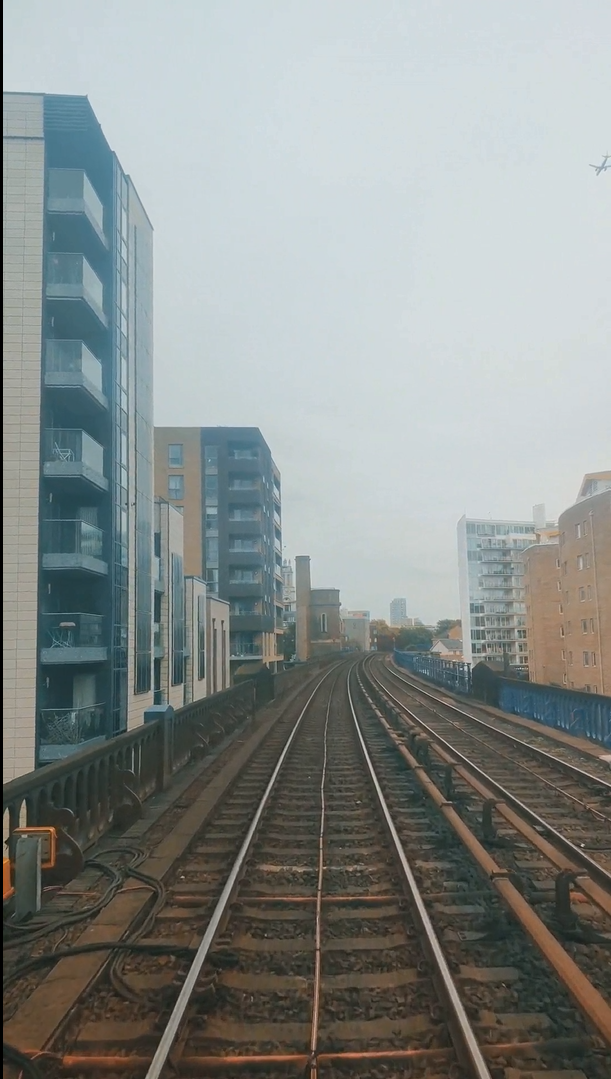
#> input picture Rail_Lanes_Detection/Test/sample.png, 611 x 1079 px, found by its file name
$ jupyter execute OpenCV_approach.ipynb   (shell and % lines are left out)
#> lines starting #> are read from the running program, lines starting #| are printed output that depends on the picture; after the words box and inside, x2 and y2 are one past the last pixel; in counts of white or black regions, pixels touching at a corner belong together
[cell 1]
import numpy as np
import pandas as pd
import cv2
#from google.colab.patches import cv2_imshow
# Libraries needed to edit/save/watch video clips
from moviepy import editor
import moviepy

[cell 2]
def process_video(test_video, output_video):
    """
    Read input video stream and produce a video file with detected lane lines.
    Parameters:
        test_video: location of input video file
        output_video: location where output video file is to be saved
    """
    # read the video file using VideoFileClip without audio
    input_video = editor.VideoFileClip(test_video, audio=False)
    fps = input_video.fps if input_video.fps is not None else 30
    # apply the function "frame_processor" to each frame of the video
    # will give more detail about "frame_processor" in further steps
    # "processed" stores the output video
    processed = input_video.fl_image(frame_processor)
    # save the output video stream to an mp4 file
    processed.write_videofile(output_video, audio=False, fps=fps)

[cell 3]
# [33 lines left out: function frame_processor, not called in this run]

[cell 4]
# [30 lines left out: function region_selection, not called in this run]

[cell 5]
def hough_transform(image):
    """
    Determine and cut the region of interest in the input image.
    Parameter:
        image: grayscale image which should be an output from the edge detector
    """
    # Distance resolution of the accumulator in pixels.
    rho = 5  # Here one means it will check every possible line at each pixel
    # Angle resolution of the accumulator in radians.
    theta = np.pi/180  # means one degree
    # Only lines that are greater than threshold will be returned.
    threshold = 100
    # Line segments shorter than that are rejected.
    minLineLength = 50
    # Maximum allowed gap between points on the same line to link them
    maxLineGap = 500
    # function returns an array containing dimensions of straight lines
    # appearing in the input image
    return cv2.HoughLinesP(image, rho = rho, theta = theta, threshold = threshold,
                           minLineLength = minLineLength, maxLineGap = maxLineGap)

[cell 6]
def average_slope_intercept(lines):
    """
    Find the slope and intercept of the left and right lanes of each image.
    Parameters:
        lines: output from Hough Transform
    """

    if lines is None:
        return None, None

    left_lines    = [] #(slope, intercept)
    left_weights  = [] #(length,)
    right_lines   = [] #(slope, intercept)
    right_weights = [] #(length,)


    for line in lines:
        for x1, y1, x2, y2 in line:
            if x1 == x2:
                continue # ignore a vertical line
            # calculating slope of a line
            slope = (y2 - y1) / (x2 - x1)
            # calculating intercept of a line
            intercept = y1 - (slope * x1)
            # calculating length of a line
            length = np.sqrt(((y2 - y1) ** 2) + ((x2 - x1) ** 2))
            # slope of left lane is negative and for right lane slope is positive
            if slope < 0:
                left_lines.append((slope, intercept))
                left_weights.append((length))
            else:
                right_lines.append((slope, intercept))
                right_weights.append((length))
    #
    left_lane  = np.dot(left_weights,  left_lines) / np.sum(left_weights)  if len(left_weights) > 0 else None
    right_lane = np.dot(right_weights, right_lines) / np.sum(right_weights) if len(right_weights) > 0 else None
    return left_lane, right_lane

def pixel_points(y1, y2, line):
    """
    Converts the slope and intercept of each line into pixel points.
        Parameters:
            y1: y-value of the line's starting point.
            y2: y-value of the line's end point.
            line: The slope and intercept of the line.
    """

    if line is None:
        x1 = x2 = y1 = y2 = None
        return None
    slope, intercept = line
    if slope == 0:
        x1 = x2 = None

    else:
        try:
            x1 = int((y1 - intercept) / slope)
            x2 = int((y2 - intercept) / slope)
        except OverflowError:
            # Handle the OverflowError if it occurs
            x1 = x2 = None

    y1 = int(y1)
    y2 = int(y2)

    return ((x1, y1), (x2, y2))

def lane_lines(image, lines):
    """
    Create full lenght lines from pixel points.
        Parameters:
            image: The input test image.
            lines: The output lines from Hough Transform.
    """
    left_lane, right_lane = average_slope_intercept(lines)
    """The values of y1 and y2 help in defining the length and position of the lane lines.
    They are used to convert the slope and intercept of the detected lane lines into pixel coordinates for drawing."""
    y1 = image.shape[0]
    y2 = y1 * 0.6
    left_line  = pixel_points(y1, y2, left_lane)
    right_line = pixel_points(y1, y2, right_lane)
    return left_line, right_line


def draw_lane_lines(image, lines, color=[255, 0, 0], thickness=12):
    """
    Draw lines onto the input image.
        Parameters:
            image: The input test image (video frame in our case).
            lines: The output lines from Hough Transform.
            color (Default = red): Line color.
            thickness (Default = 12): Line thickness.
    """
    line_image = np.zeros_like(image)
    if lines is not None:
        for line in lines:
            if line is not None:
                cv2.line(line_image, *line,  color, thickness)
    return cv2.addWeighted(image, 1.0, line_image, 1.0, 0.0)

[cell 7]
process_video('try.mp4','outputfinal.mp4')
#> (the call stopped at in process_video, `input_video = editor.VideoFileClip(test_video, audio=False)`: moviepy is not available in this run)

[cell 8]
image_path ="Rail Lanes Detection\sample.png"
image = cv2.imread(image_path)
#> image is the input picture: shape (1079, 611, 3); mean B, G, R 139.3, 141.5, 136
grayscale = cv2.cvtColor(image, cv2.COLOR_BGR2GRAY)
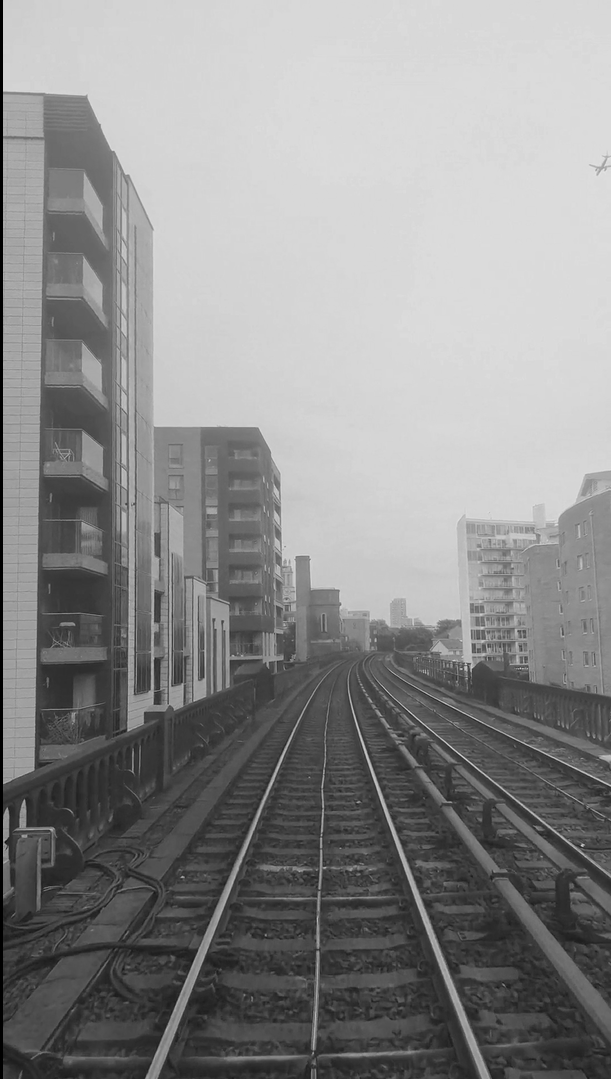
#> grayscale: shape (1079, 611); min 0, max 228, mean 139.6
    # applying gaussian Blur which removes noise from the image
    # and focuses on our region of interest
    # size of gaussian kernel
cv2.imshow(grayscale, grayscale)
  # Wait until a key is pressed and close all windows
cv2.waitKey(0)
cv2.destroyAllWindows()
kernel_size = 5
    # Applying gaussian blur to remove noise from the frames
blur = cv2.GaussianBlur(grayscale, (kernel_size, kernel_size), 8)
cv2.imshow(blur, blur)
    # first threshold for the hysteresis procedure
low_t = 150
    # second threshold for the hysteresis procedure
high_t = 250
    # applying canny edge detection and save edges in a variable
edges = cv2.Canny(blur, low_t, high_t)
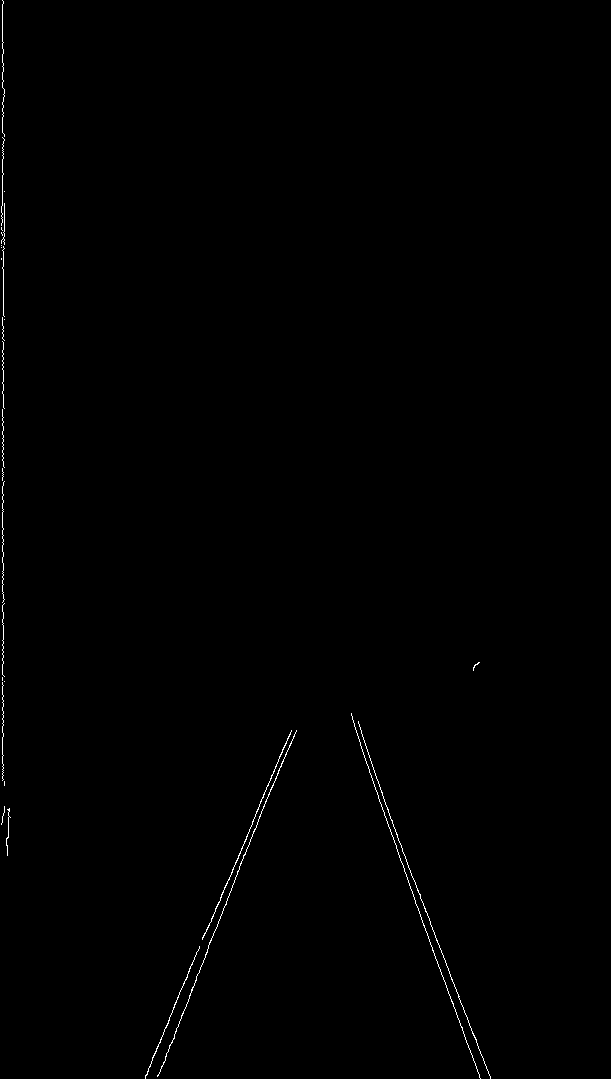
#> edges: shape (1079, 611); 0.37% white in thin lines or dots, all inside (x1, y1, x2, y2) = (1, 0, 491, 1079)
cv2.imshow(edges,edges)
edges.shape
#> Out = (1079, 611)

[cell 9]
def region_selection2(image):
    """
    Determine and cut the region of interest in the input image.
    Parameters:
        image: we pass here the output from canny where we have
        identified edges in the frame
    """
    # create an array of the same size as of the input image
    mask = np.zeros_like(image)
    # if you pass an image with more then one channel
    if len(image.shape) > 2:
        channel_count = image.shape[2]
        ignore_mask_color = (255,) * channel_count
    # our image only has one channel so it will go under "else"
    else:
          # color of the mask polygon (white)
        ignore_mask_color = 255
    # creating a polygon to focus only on the road in the picture
    # we have created this polygon in accordance to how the camera was placed
    rows, cols = image.shape[:2]
#> rows = 1079; cols = 611
    bottom_left  = [cols * 0.28, rows * 1]
#> bottom_left = [171.1, 1079]
    top_left     = [cols * 0.4, rows * 0.5]
#> top_left = [244.4, 539.5]
    bottom_right = [cols * 0.75 , rows * 1]
#> bottom_right = [458.2, 1079]
    top_right    = [cols * 0.6 , rows * 0.5]
#> top_right = [366.6, 539.5]
    vertices = np.array([[bottom_left, top_left, top_right, bottom_right]], dtype=np.int32)
    # filling the polygon with white color and generating the final mask
    cv2.fillPoly(mask, vertices, ignore_mask_color)
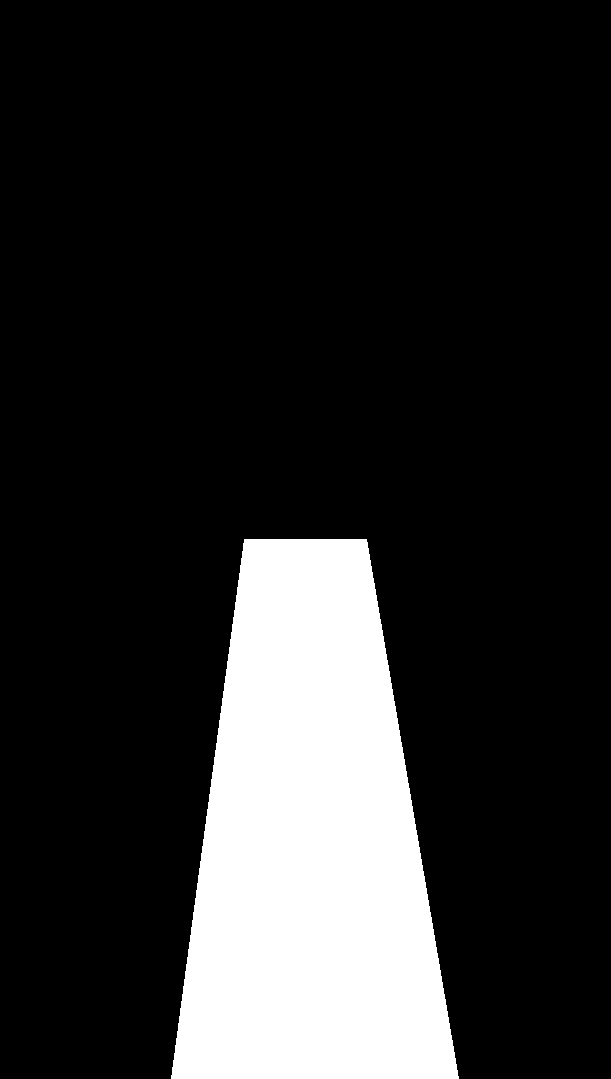
#> mask: shape (1079, 611); 16.8% white; 1 white region, box (x1, y1, x2, y2) and area: (171, 539, 459, 1079) 110970
    cv2.imshow(mask, mask)
    # performing Bitwise AND on the input image and mask to get only the edges on the road
    masked_image = cv2.bitwise_and(image, mask)
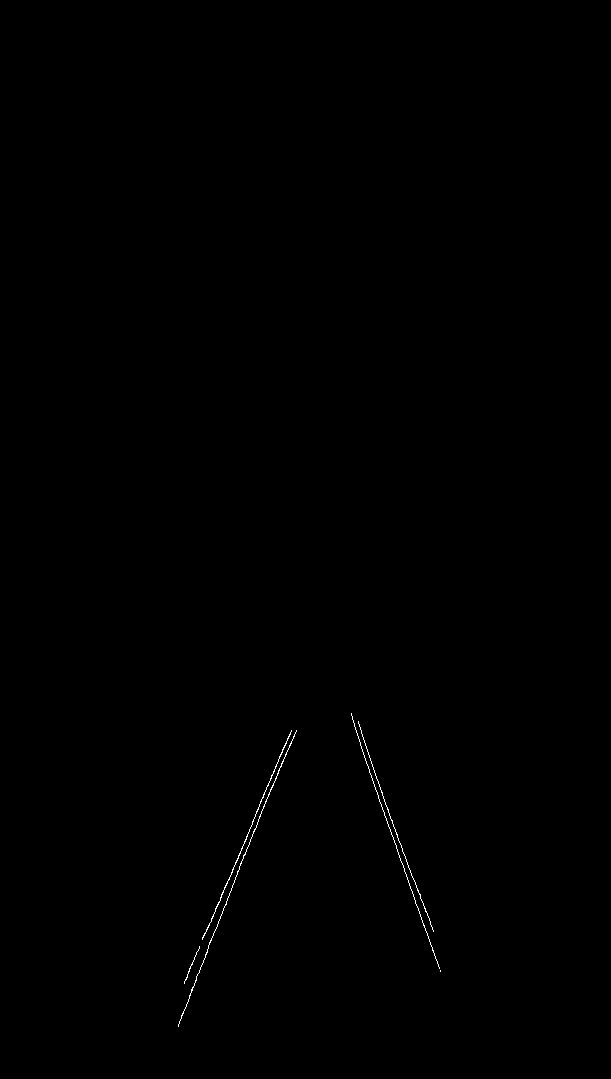
#> masked_image: shape (1079, 611); 0.17% white in thin lines or dots, all inside (x1, y1, x2, y2) = (178, 713, 441, 1027)
    cv2.imshow(masked_image, masked_image)
    return masked_image

[cell 10]
region = region_selection2(edges)

[cell 11]
h2 = hough_transform(region)
#> h2 = [[184, 982, 291, 730], [178, 1024, 287, 740], [351, 713, 438, 966], [178, 1026, 291, 731], [360, 745, 420, 895], [233, 867, 278, 773], [375, 775, 401, 845], [358, 721, 405, 873], [189, 968, 261, 813], [387, 823, 432, 929], [365, 760, 433, 930]]
result = draw_lane_lines(image, lane_lines(image, h2))
#> the loop in average_slope_intercept, `for line in lines:` made 11 passes
#> after the loop in average_slope_intercept, `for line in lines:`: left_lines = [(-2.36, 1415.3), (-2.61, 1487.8), (-2.61, 1490.7), (-2.09, 1353.7), (-2.15, 1374.9)]; left_weights = [273.8, 304.2, 315.9, 104.2, 170.9]; right_lines = [(2.91, -307.7), (2.5, -155), (2.69, -234.6), (3.23, -436.8), (2.36, -88.6), (2.5, -152.5)]; right_weights = [267.5, 161.6, 74.67, 159.1, 115.2, 183.1]
#> in average_slope_intercept, `left_lane  = np.dot(left_weights,  left_lines) / np.sum(left_weights) ..`: left_lane = [-2.44, 1443.1]
#> in average_slope_intercept, `right_lane = np.dot(right_weights, right_lines) / np.sum(right_weights..`: right_lane = [2.73, -241.9]
#> in lane_lines, `left_lane, right_lane = average_slope_intercept(lines)`: left_lane = [-2.44, 1443.1]; right_lane = [2.73, -241.9]
#> in pixel_points, `slope, intercept = line`: slope = -2.44; intercept = 1443.1
#> in pixel_points, `x1 = int((y1 - intercept) / slope)`: x1 = 149
#> in pixel_points, `x2 = int((y2 - intercept) / slope)`: x2 = 326
#> in lane_lines, `left_line  = pixel_points(y1, y2, left_lane)`: left_line = ((149, 1079), (326, 647))
#> in lane_lines, `right_line = pixel_points(y1, y2, right_lane)`: right_line = ((483, 1079), (325, 647))
#> in draw_lane_lines, `line_image = np.zeros_like(image)`: line_image: shape (1079, 611, 3); every value is 0
#> the loop in draw_lane_lines, `for line in lines:` made 2 passes
#> line on passes 1 to 2: ((149, 1079), (326, 647)), ((483, 1079), (325, 647))
#> after the loop in draw_lane_lines, `for line in lines:`:
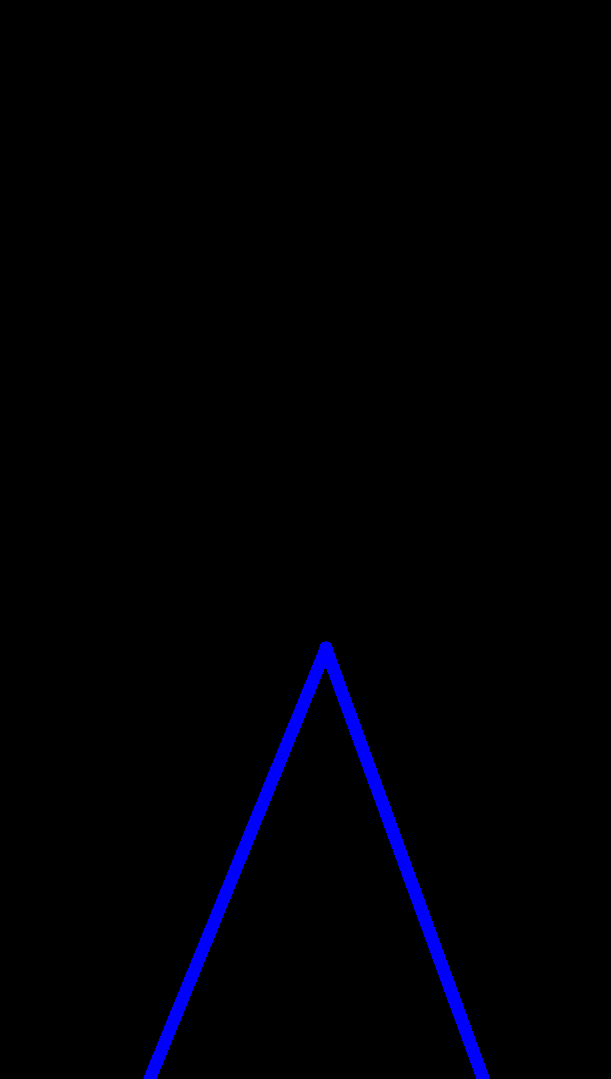
#> line_image: shape (1079, 611, 3); mean B, G, R 4.6, 0, 0

$ run again, with Rail_Lanes_Detection/Test/train_track.jpeg saved as Rail_Lanes_Detection/Test/sample.png
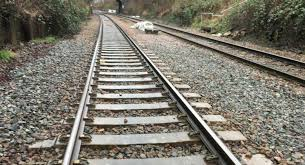
#> input picture Rail_Lanes_Detection/Test/train_track.jpeg, 305 x 165 px, found by its file name
#> image is the input picture: shape (165, 305, 3); mean B, G, R 110.6, 121.8, 125.3
#> edges: shape (165, 305); 5% white in thin lines or dots, all inside (x1, y1, x2, y2) = (26, 19, 305, 165)
#> mask: shape (165, 305); 17% white; 1 white region, box (x1, y1, x2, y2) and area: (85, 82, 229, 165) 8549
#> masked_image: shape (165, 305); 1.6% white in thin lines or dots, all inside (x1, y1, x2, y2) = (94, 82, 219, 165)
#> h2 = [[166, 82, 208, 133], [94, 143, 213, 137], [100, 144, 213, 138]]
#> the loop in average_slope_intercept, `for line in lines:` made 3 passes
#> after the loop in average_slope_intercept, `for line in lines:`: left_lines = [(-0.0504, 147.7), (-0.0531, 149.3)]; left_weights = [119.2, 113.2]; right_lines = [(1.21, -119.6)]; right_weights = [66.07]
#> in average_slope_intercept, `left_lane  = np.dot(left_weights,  left_lines) / np.sum(left_weights) ..`: left_lane = [-0.0517, 148.5]
#> in average_slope_intercept, `right_lane = np.dot(right_weights, right_lines) / np.sum(right_weights..`: right_lane = [1.21, -119.6]
#> in lane_lines, `left_lane, right_lane = average_slope_intercept(lines)`: left_lane = [-0.0517, 148.5]; right_lane = [1.21, -119.6]
#> slope = -0.0517; intercept = 148.5
#> x1 = -318
#> x2 = 957
#> left_line = ((-318, 165), (957, 99))
#> right_line = ((234, 165), (180, 99))
#> the loop in draw_lane_lines, `for line in lines:` made 2 passes
#> line on passes 1 to 2: ((-318, 165), (957, 99)), ((234, 165), (180, 99))
#> after the loop in draw_lane_lines, `for line in lines:`:
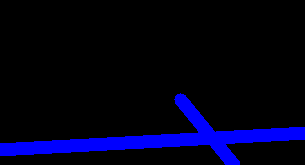
#> line_image: shape (165, 305, 3); mean B, G, R 24.9, 0, 0
#> in draw_lane_lines, `return cv2.addWeighted(image, 1.0, line_image, 1.0, 0.0)`:
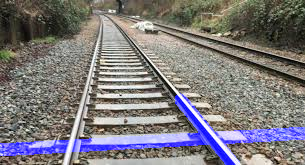
#> returned value: shape (165, 305, 3); mean of channels 0, 1, 2 124.1, 121.8, 125.3; drawn as B, G, R

$ run again, with Rail_Lanes_Detection/Test/train_track.jpg saved as Rail_Lanes_Detection/Test/sample.png
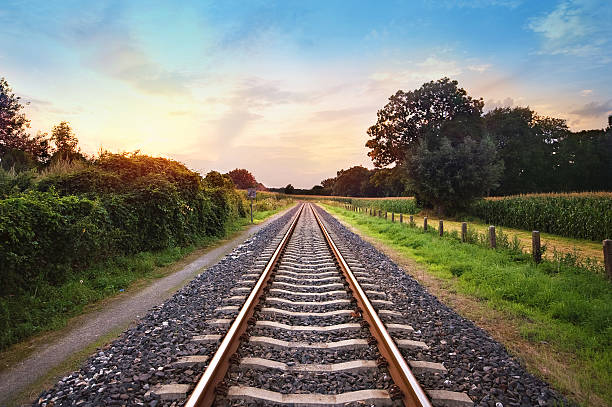
#> input picture Rail_Lanes_Detection/Test/train_track.jpg, 612 x 407 px, found by its file name
#> image is the input picture: shape (407, 612, 3); mean B, G, R 111.7, 122.3, 121.9
#> edges: shape (407, 612); 2.5% white in thin lines or dots, all inside (x1, y1, x2, y2) = (0, 77, 612, 407)
#> mask: shape (407, 612); 16.9% white; 1 white region, box (x1, y1, x2, y2) and area: (171, 203, 460, 407) 42126
#> masked_image: shape (407, 612); 1.5% white in thin lines or dots, all inside (x1, y1, x2, y2) = (179, 206, 454, 407)
#> h2 = 44 rows, first 6: [186, 405, 297, 214], [323, 231, 425, 395], [194, 405, 291, 229], [339, 251, 421, 406], [226, 323, 419, 329], [206, 340, 423, 340]
#> the loop in average_slope_intercept, `for line in lines:` made 44 passes
#> after the loop in average_slope_intercept, `for line in lines:`: left_lines = 18 items, first 6: (-1.72, 725.1), (-1.81, 757), (-3.04, 1119.2), (-0.264, 374.3), (-0.263, 391.2), (-0.0194, 351.3); left_weights = [220.9, 201, 156.9, 153.1, 161.3, 206, 107.1, 149.6, 141.3, 210, 184.2, 152.1, 260, 189.2, 126.3, 171.1, 180.2, 109.2]; right_lines = 26 pairs, first value 0 to 3.04, second value -751.7 to 384.9; right_weights = 26 values, max 249.3 at index 17, min 80.1 at index 25, mean 186.3
#> in average_slope_intercept, `left_lane  = np.dot(left_weights,  left_lines) / np.sum(left_weights) ..`: left_lane = [-1.11, 622]
#> in average_slope_intercept, `right_lane = np.dot(right_weights, right_lines) / np.sum(right_weights..`: right_lane = [0.565, 119.4]
#> in lane_lines, `left_lane, right_lane = average_slope_intercept(lines)`: left_lane = [-1.11, 622]; right_lane = [0.565, 119.4]
#> slope = -1.11; intercept = 622
#> x1 = 193
#> x2 = 339
#> left_line = ((193, 407), (339, 244))
#> right_line = ((509, 407), (221, 244))
#> the loop in draw_lane_lines, `for line in lines:` made 2 passes
#> line on passes 1 to 2: ((193, 407), (339, 244)), ((509, 407), (221, 244))
#> after the loop in draw_lane_lines, `for line in lines:`:
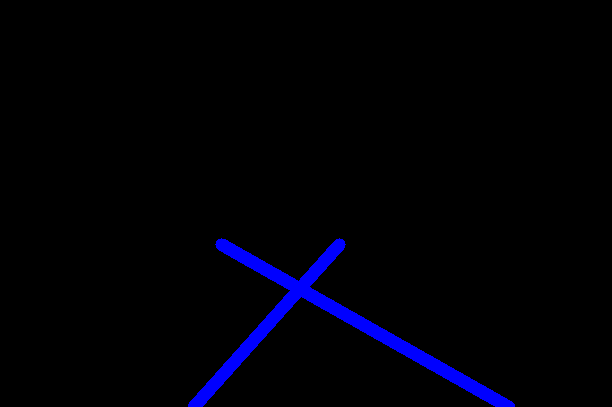
#> line_image: shape (407, 612, 3); mean B, G, R 7.1, 0, 0
#> in draw_lane_lines, `return cv2.addWeighted(image, 1.0, line_image, 1.0, 0.0)`:
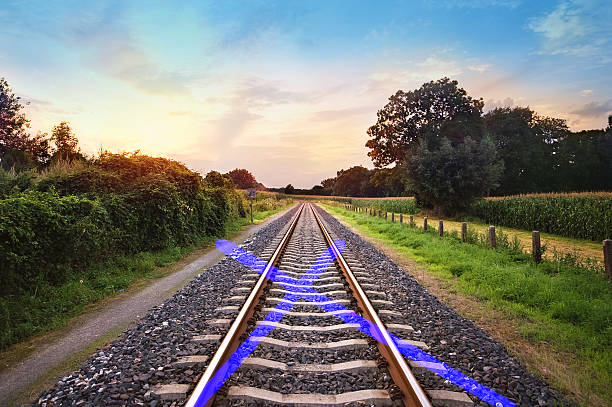
#> returned value: shape (407, 612, 3); mean of channels 0, 1, 2 116.3, 122.3, 121.9; drawn as B, G, R
